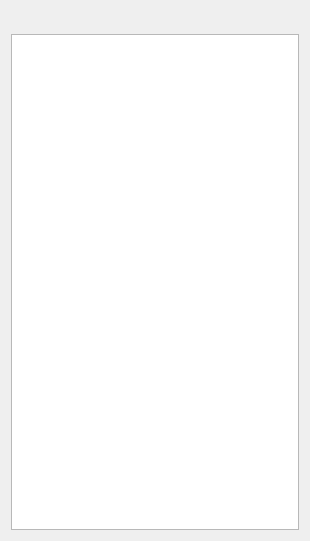
<?xml version="1.0" encoding="UTF-8"?>
<ui version="4.0">
 <class>LeftDockWidget</class>
 <widget class="QDockWidget" name="LeftDockWidget">
  <property name="geometry">
   <rect>
    <x>0</x>
    <y>0</y>
    <width>310</width>
    <height>541</height>
   </rect>
  </property>
  <property name="minimumSize">
   <size>
    <width>280</width>
    <height>240</height>
   </size>
  </property>
  <property name="windowTitle">
   <string>图层控制</string>
  </property>
  <widget class="QWidget" name="widget">
   <property name="styleSheet">
    <string notr="true">QPushButton{	border: none;color: #000000;}
QPushButton:hover{border: 1px solid #E0B66E;}
QPushButton:pressed{border: 1px solid #DE951C;border-bottom: none;color: white;}
QPushButton:checked{border: 1px solid #DE951C;border-bottom: none;color: white;}</string>
   </property>
   <layout class="QVBoxLayout" name="verticalLayout">
    <item>
     <widget class="QToolBar" name="toolBar"/>
    </item>
    <item>
     <widget class="QTreeView" name="treeWidget">
      <attribute name="headerDefaultSectionSize">
       <number>0</number>
      </attribute>
     </widget>
    </item>
   </layout>
  </widget>
 </widget>
 <layoutdefault spacing="6" margin="11"/>
 <resources/>
 <connections/>
</ui>
